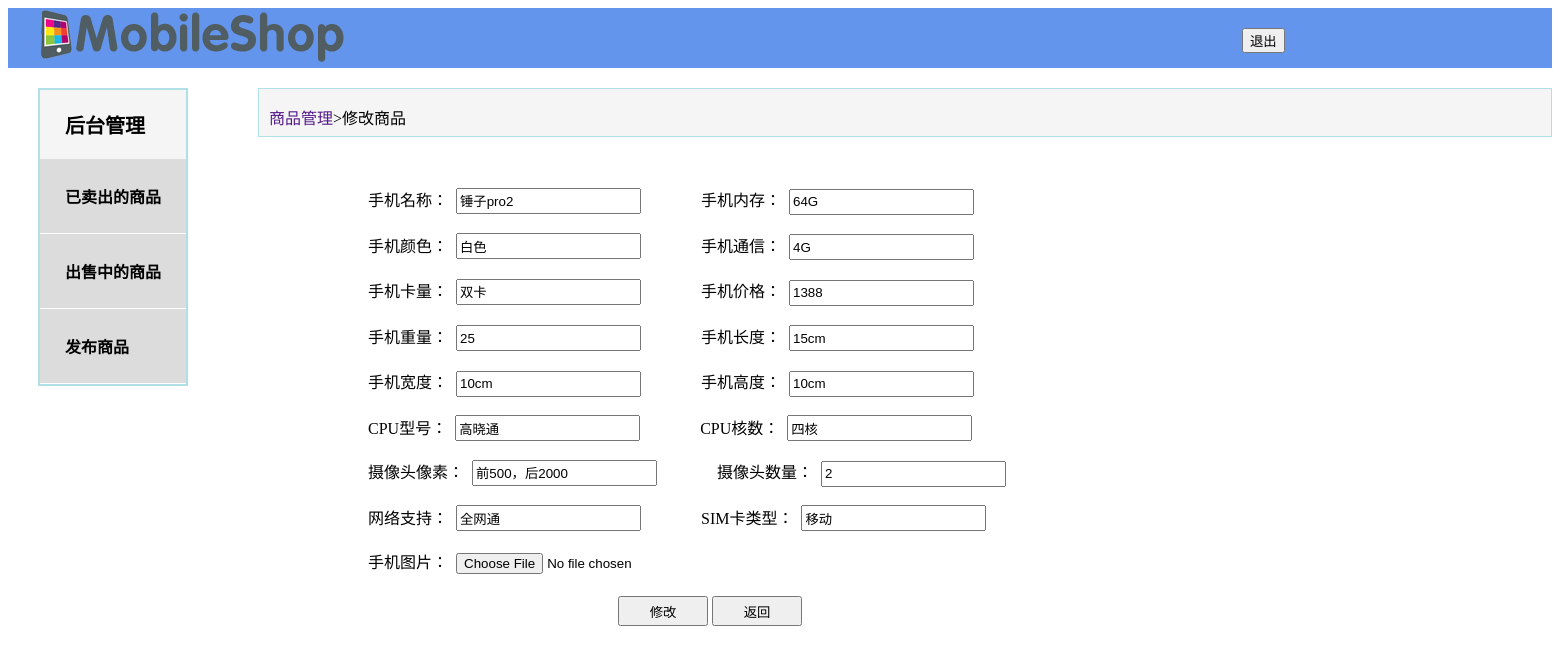
The page /jingtaiyemian/modityproduct.php?id=27 (signed in) on the database its author committed.
### tables this page shows
CREATE TABLE `goods` (
  `id` int(11) NOT NULL,
  `phonename` varchar(11) NOT NULL COMMENT '手机名称',
  `changp` varchar(50) NOT NULL COMMENT '手机内存',
  `color` varchar(20) NOT NULL COMMENT '手机颜色',
  `kucun` varchar(11) NOT NULL COMMENT '手机通信',
  `shuliang` text NOT NULL COMMENT '手机卡量',
  `jiage` varchar(11) NOT NULL COMMENT '手机价格',
  `tupian` varchar(100) NOT NULL COMMENT '手机图片',
  `weight` varchar(23) NOT NULL,
  `length` varchar(23) NOT NULL,
  `width` varchar(23) NOT NULL,
  `height` varchar(23) NOT NULL,
  `xh` varchar(30) NOT NULL,
  `hs` varchar(30) NOT NULL,
  `xs` varchar(30) NOT NULL,
  `sxtsk` varchar(30) NOT NULL,
  `wlzc` varchar(30) NOT NULL,
  `sim` varchar(30) NOT NULL
);

### jingtaiyemian/modityproduct.php (the view, shortened to what this page needs)
 <?php
include "../control/sql.php";
$id =$_GET['id'];
$sql="select * from goods where id = '$id'";
$result = mysqli_query($link,$sql);
$row=mysqli_fetch_array($result)
?>
<!DOCTYPE html>
<html lang="en">
<head>
<html>
<link rel="stylesheet" href="css/loginTest.css">
<head>
</head>
<body>
	<div>
		<div id="tu">
			<img src="logo.png" />
		</div>
		<div id="tou">
			<p>
	            <form method="post" style="position:relative;left:830px; top:20px;">
	                <input type="submit" name="button" value="退出" />
	            </form>
            </p >
		</div>
	</div>
	<div id="quanju">
		<nav>
		<div id="daohang">
			<h2 id="tupian">
				<p>后台管理</p>
			</h2>
			<li><a href="maichu.php">已卖出的商品</a></li>
			<li><a href="chushou.php">出售中的商品</a></li>
            <li><a href="fabushangping.php">发布商品</a></li>
		</nav>
	</div>
	<div id="lie">
		<p>
			<a href="" style="text-decoration: none;">商品管理<a>>修改商品
		</p>
	</div>
	<form action="../control/product_modify.php" id="form1" method="post" enctype="multipart/form-data">
		手机名称：&nbsp <input type="text" style="height: 20px;" name="phonename" value="<?php echo $row['phonename'];?>">
        &nbsp &nbsp &nbsp &nbsp &nbsp &nbsp &nbsp
        手机内存：&nbsp <input type="text" style="height: 20px;" name="changp" value="<?php echo $row['changp'];?>">
        <br>
		<br>
        手机颜色：&nbsp <input type="text" style="height: 20px;" name="color" value="<?php echo $row['color'];?>">
        &nbsp &nbsp &nbsp &nbsp &nbsp &nbsp &nbsp
        手机通信：&nbsp <input type="text" style="height: 20px;" name="kucun" value="<?php echo $row['kucun'];?>">
		<br>
        <br>
        手机卡量：&nbsp <input type="text" style="height: 20px;" name="shuliang" value="<?php echo $row['shuliang'];?>">
        &nbsp &nbsp &nbsp &nbsp &nbsp &nbsp &nbsp
        手机价格：&nbsp <input type="text" style="height: 20px;" name="jiage" value="<?php echo $row['jiage'];?>">
		<br>
		<br>
		手机重量：&nbsp <input type="text" style="height: 20px;" name="weight" value="<?php echo $row['weight'];?>">
        &nbsp &nbsp &nbsp &nbsp &nbsp &nbsp &nbsp
        手机长度：&nbsp <input type="text" style="height: 20px;" name="length" value="<?php echo $row['length'];?>">
        <br>
		<br>
		手机宽度：&nbsp <input type="text" style="height: 20px;" name="width" value="<?php echo $row['width'];?>">
        &nbsp &nbsp &nbsp &nbsp &nbsp &nbsp &nbsp
        手机高度：&nbsp <input type="text" style="height: 20px;" name="height" value="<?php echo $row['height'];?>">
        <br>
		<br>
		CPU型号：&nbsp <input type="text" style="height: 20px;" name="xh" value="<?php echo $row['xh'];?>">
        &nbsp &nbsp &nbsp &nbsp &nbsp &nbsp &nbsp
        CPU核数：&nbsp <input type="text" style="height: 20px;" name="hs" value="<?php echo $row['hs'];?>">
        <br>
		<br>
		摄像头像素：&nbsp <input type="text" style="height: 20px;" name="xs" value="<?php echo $row['xs'];?>">
        &nbsp &nbsp &nbsp &nbsp &nbsp &nbsp &nbsp
        摄像头数量：&nbsp <input type="text" style="height: 20px;" name="sxtsk" value="<?php echo $row['sxtsk'];?>">
        <br>
		<br>
		网络支持：&nbsp <input type="text" style="height: 20px;" name="wlzc" value="<?php echo $row['wlzc'];?>">
        &nbsp &nbsp &nbsp &nbsp &nbsp &nbsp &nbsp
        SIM卡类型：&nbsp <input type="text" style="height: 20px;" name="sim" value="<?php echo $row['sim'];?>">
		<br>
		<br>
		手机图片：&nbsp <input type="file" style="height: 27px;" name="tupian" value="<?php echo $row['tupian'];?>">
		<br>
        <p id="tupian5">
		<input type="submit" name="dosubmit" id="tan" style="width: 90px; height: 30px;" value="修改">
		<input type="submit" name="sb" id="tan" style="width: 90px; height: 30px;" value="返回" onclick="history.go(-1)">
		</p>
	</form>
</body>
</html>

### jingtaiyemian/css/loginTest.css (style rules this page uses)
#tou { background: cornflowerblue; height: 60px; }
#tou p { float: right; text-decoration: none; margin-top: 5px; margin-right: 15px; }
#tu { float: left; margin-left: 30px; }
#tou p { padding-top: 18px; padding-left: 260px; }
nav { float: left; width: 150px; }
nav a { text-decoration: none; display: block; padding: 25px; margin-right: 0; color: #093; font-weight: bold; background-color: #DCDCDC; border-bottom: 1PX solid #ffffff; }
nav li { list-style-type: none; }
nav a:link { color: black; }
#quanju { margin-top: 20px; margin-left: 30px; }
#daohang { background: whitesmoke; border: 2px solid powderblue; }
#lie { padding-left: 10px; background: whitesmoke; padding-bottom: 7px; border: 1px solid #B0E0E6; margin-left: 250px; height: 40px; }
#form1 { margin-top: 50px; margin-left: 360px; }
h2 { font-size: 20px; }
#tupian { background-image: url(../img/jygl.png); background-repeat: no-repeat; background-position: left 0; }
#tupian p { padding-left: 25px; }
#tupian5 { padding-left: 250px; }

### rows shown on the page
goods: phonename "锤子pro2", changp "64G", color "白色", kucun "4G", shuliang "双卡", jiage "1388", weight "25", length "15cm", width "10cm", height "10cm", xh "高晓通", hs "四核", xs "前500，后2000", sxtsk "2", wlzc "全网通", sim "移动"
